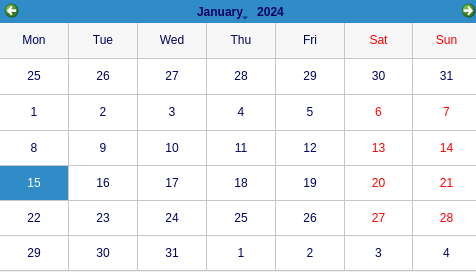
<?xml version="1.0" encoding="UTF-8"?>
<ui version="4.0">
 <class>MainWindow</class>
 <widget class="QMainWindow" name="MainWindow">
  <property name="geometry">
   <rect>
    <x>0</x>
    <y>0</y>
    <width>476</width>
    <height>272</height>
   </rect>
  </property>
  <property name="minimumSize">
   <size>
    <width>476</width>
    <height>272</height>
   </size>
  </property>
  <property name="maximumSize">
   <size>
    <width>476</width>
    <height>272</height>
   </size>
  </property>
  <property name="windowTitle">
   <string>MainWindow</string>
  </property>
  <widget class="QWidget" name="centralwidget">
   <widget class="QCalendarWidget" name="calendarWidget">
    <property name="geometry">
     <rect>
      <x>0</x>
      <y>0</y>
      <width>481</width>
      <height>271</height>
     </rect>
    </property>
    <property name="layoutDirection">
     <enum>Qt::LeftToRight</enum>
    </property>
    <property name="styleSheet">
     <string notr="true">color: rgb(0, 2, 95);</string>
    </property>
    <property name="inputMethodHints">
     <set>Qt::ImhNone</set>
    </property>
    <property name="firstDayOfWeek">
     <enum>Qt::Monday</enum>
    </property>
    <property name="gridVisible">
     <bool>true</bool>
    </property>
    <property name="selectionMode">
     <enum>QCalendarWidget::NoSelection</enum>
    </property>
    <property name="horizontalHeaderFormat">
     <enum>QCalendarWidget::ShortDayNames</enum>
    </property>
    <property name="verticalHeaderFormat">
     <enum>QCalendarWidget::NoVerticalHeader</enum>
    </property>
    <property name="dateEditEnabled">
     <bool>false</bool>
    </property>
   </widget>
  </widget>
 </widget>
 <resources/>
 <connections/>
</ui>
